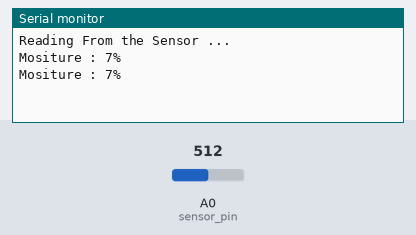
The sketch below on a simulated Arduino Uno, built with avr-gcc and run on an emulated ATmega328P. Shown: the last lines printed to the serial monitor. Inputs (shaded band) come from the test bench; at power-on: A0 (sensor_pin) = 512.

Above: at 3.2 s.
3.3 s: A0 (sensor_pin) set to 716
At 4.6 s:
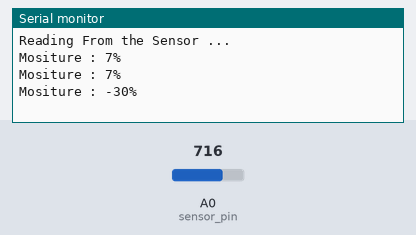
4.8 s: A0 (sensor_pin) set to 900
At 5.8 s:
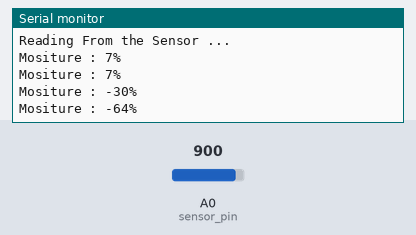
Timing chart, 0 to 7.8 s (numbered marks = the images above; inputs shaded):
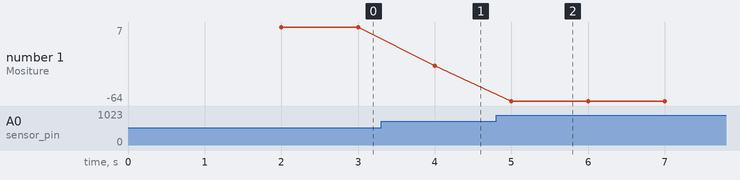

The sketch:

Water_pump.ino
```cpp
int sensor_pin = A0; // Soil Sensor input at Analog PIN A0
int output_value ;
void setup() {
  // put your setup code here, to run once:
    pinMode(sensor_pin,OUTPUT);
    Serial.begin(9600);
    Serial.println("Reading From the Sensor ...");
    delay(2000);
}


  // put your main code here, to run repeatedly:

  void loop() {
   output_value = analogRead(sensor_pin);
   output_value = map(output_value,550,10,0,100);
   Serial.print("Mositure : ");
   Serial.print(output_value);
   Serial.println("%");
   if(output_value<0){
      digitalWrite(4,HIGH);
     }
     else{
            digitalWrite(4,LOW);
     }
   delay(1000);
}
```

Measured:
- after the input at 3.3 s, the serial monitor: prints a new line after 0.70 s (image 1)
- after the input at 4.8 s, the serial monitor: prints a new line after 0.20 s (image 2)
- plotted number 1: 7 → -30 after the input at 3.3 s, -30 → -64 after the input at 4.8 s
